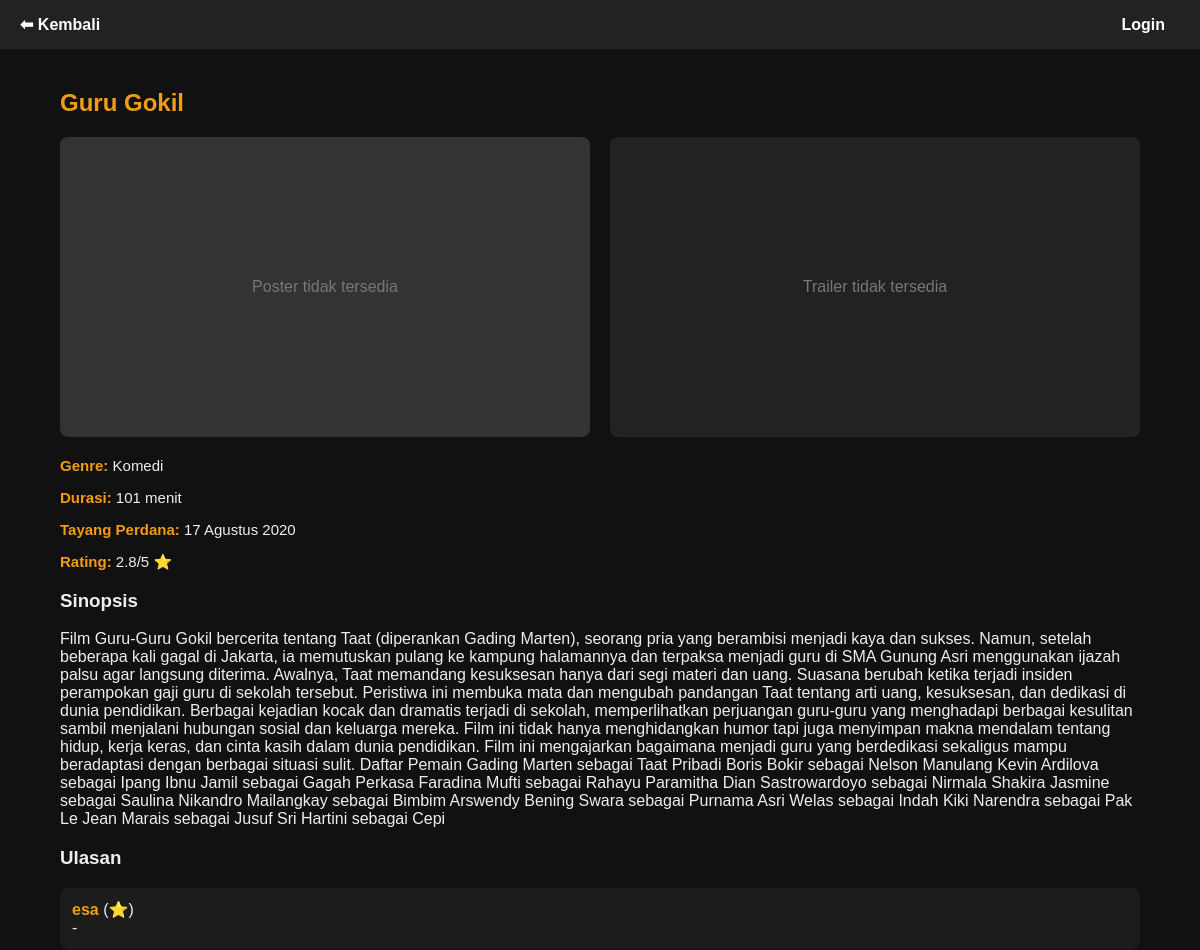
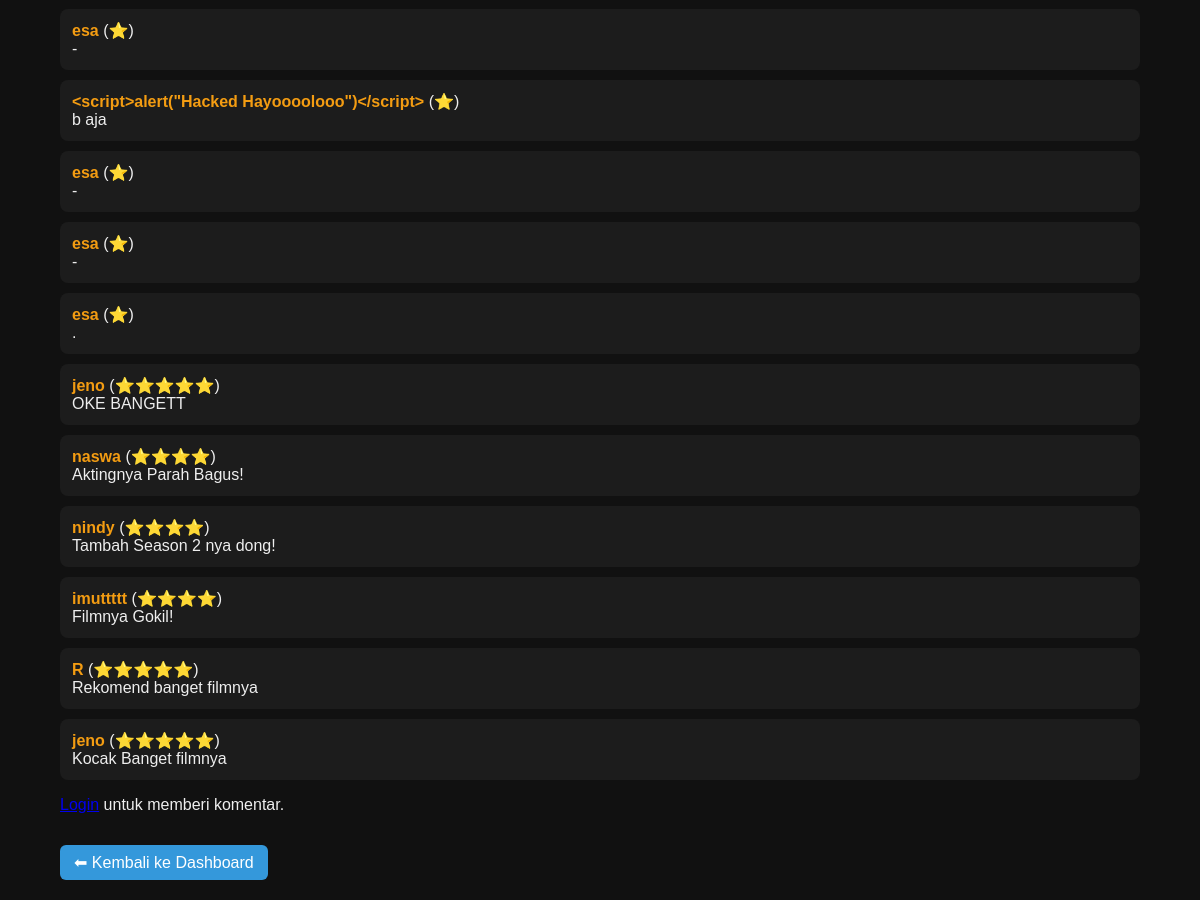
The app's page /detail_film.php?id=9 with its own data (2 pictures, top to bottom).
### tables this page shows
CREATE TABLE films(
id INTEGER PRIMARY KEY AUTOINCREMENT,
judul TEXT NOT NULL,
genre TEXT NOT NULL,
durasi TEXT NOT NULL,
jadwal TEXT NOT NULL,
sinopsis TEXT,
poster TEXT,
trailer TEXT
);

CREATE TABLE ratings(
id INTEGER PRIMARY KEY AUTOINCREMENT,
username TEXT,
rating INTEGER,
komentar TEXT,
film_id INTEGER,
FOREIGN KEY (film_id) REFERENCES films(id)
);

### detail_film.php (the view, shortened to what this page needs)
<?php
include 'koneksi.php';
$id = (int)($_GET['id'] ?? 0);
$stmt = $koneksi->prepare("SELECT * FROM films WHERE id=?");
$stmt->execute([$id]);
$film = $stmt->fetch(PDO::FETCH_ASSOC);
$sinopsis = $film['sinopsis'];
$stmt = $koneksi->prepare("SELECT AVG(rating) as avg_rating FROM ratings WHERE film_id=?");
$stmt->execute([$id]);
$avg = $stmt->fetch(PDO::FETCH_ASSOC)['avg_rating'] ?? 0;
$stmt = $koneksi->prepare("SELECT * FROM ratings WHERE film_id=? ORDER BY id DESC");
$stmt->execute([$id]);
$ulasan = $stmt->fetchAll(PDO::FETCH_ASSOC);
$posterPath = '';
$trailerPath = '';
$backLink = "index.php";
?>
<!DOCTYPE html>
<html lang="id">
<head>
</head>
<body>
<div class="topbar">
    <div><a href="<?php echo $backLink; ?>">⬅ Kembali</a></div>
    <div>
        <?php if (isset($_SESSION['username'])): ?>
            <span>Halo, <?php echo htmlspecialchars($_SESSION['username']); ?></span>
            <a href="logout.php" style="color:#e74c3c;">Logout</a>
        <?php else: ?>
            <a href="login.php">Login</a>
        <?php endif; ?>
    </div>
</div>
<div class="container">
    <h2><?php echo htmlspecialchars($film['judul']); ?></h2>
    <div class="media-container">
        <div>
            <?php if($posterPath): ?>
                <img src="<?php echo $posterPath; ?>" alt="<?php echo htmlspecialchars($film['judul']); ?>" class="poster">
            <?php else: ?>
                <div class="no-poster">Poster tidak tersedia</div>
            <?php endif; ?>
        </div>
        <div>
            <?php if(!empty($trailerPath)): ?>
                <video controls autoplay muted loop poster="<?php echo $posterPath; ?>">
                    <source src="<?php echo $trailerPath; ?>" type="video/mp4">
                    Browser Anda tidak mendukung pemutaran video.
                </video>
            <?php else: ?>
                <div class="no-trailer">Trailer tidak tersedia</div>
            <?php endif; ?>
        </div>
    </div>
    <div class="info">
        <p><strong>Genre:</strong> <?php echo htmlspecialchars($film['genre']); ?></p>
        <p><strong>Durasi:</strong> <?php echo htmlspecialchars($film['durasi']); ?> menit</p>
        <p><strong>Tayang Perdana:</strong> <?php echo htmlspecialchars($film['jadwal']); ?></p>
        <p><strong>Rating:</strong> <?php echo round($avg,1); ?>/5 ⭐</p>
    </div>
    <h3>Sinopsis</h3>
    <?php if(isset($_SESSION['role']) && $_SESSION['role']=='admin'): ?>
        <form method="post">
            <textarea name="sinopsis"><?php echo htmlspecialchars($sinopsis); ?></textarea><br>
        </form>
    <?php else: ?>
        <p><?php echo !empty($sinopsis) ? nl2br(htmlspecialchars($sinopsis)) : '<i>Belum ada deskripsi</i>'; ?></p>
    <?php endif; ?>
    <h3>Ulasan</h3>
    <?php foreach($ulasan as $u): ?>
        <div class="box">
            <strong><?php echo htmlspecialchars($u['username']); ?></strong>
            (<?php echo str_repeat("⭐",$u['rating']); ?>)<br>
            <?php echo nl2br(htmlspecialchars($u['komentar'])); ?>
        </div>
    <?php endforeach; ?>
    <?php if(isset($_SESSION['username'])): ?>
        <h3>Tulis Ulasan</h3>
        <form method="post">
            <label>Rating:</label>
            <div class="star-rating">
                <input type="radio" id="star5" name="rating" value="5"><label for="star5">★</label>
                <input type="radio" id="star4" name="rating" value="4"><label for="star4">★</label>
                <input type="radio" id="star3" name="rating" value="3"><label for="star3">★</label>
                <input type="radio" id="star2" name="rating" value="2"><label for="star2">★</label>
                <input type="radio" id="star1" name="rating" value="1"><label for="star1">★</label>
            </div>
            <textarea name="komentar" placeholder="Tulis komentar..." required></textarea><br>
            <button type="submit">Kirim</button>
        </form>
    <?php else: ?>
        <p><a href="login.php">Login</a> untuk memberi komentar.</p>
    <?php endif; ?>
    <a href="<?php echo $backLink; ?>" class="back-btn">⬅ Kembali ke Dashboard</a>
</div>
</body>
</html>

### detail_film.php (style rules this page uses)
body { font-family: Arial, sans-serif; margin:0; background:#111; color:#eee; }
.container { width:90%; max-width:1200px; margin:auto; padding:20px; }
.topbar { background:#222; padding:15px 20px; display:flex; justify-content:space-between; align-items:center; }
.topbar a { color:#fff; margin-right:15px; text-decoration:none; font-weight:bold; }
h2 { color:#f39c12; margin-top:20px; }
.no-poster, .no-trailer { width:100%; height:300px; background:#333; color:#777; display:flex; align-items:center; justify-content:center; border-radius:8px; }
.no-trailer { background:#222; }
.info { margin:15px 0; font-size:15px; }
.info strong { color:#f39c12; }
.box { background:#1c1c1c; padding:12px; border-radius:8px; margin:10px 0; }
.box strong { color:#f39c12; }
.back-btn { display:inline-block; margin-top:15px; background:#3498db; color:#fff; padding:8px 14px; border-radius:6px; text-decoration:none; }
.media-container { display:flex; gap:20px; flex-wrap:wrap; margin-bottom:20px; }
.media-container > div { flex:1 1 300px; }

### records on screen
films: judul "Guru Gokil", genre "Komedi", durasi "101", jadwal "17 Agustus 2020", sinopsis "Film Guru-Guru Gokil bercerita tentang Taat (diperankan Gading Marten), seorang pria yang berambisi menjadi kaya dan sukses. Namun, setelah beberapa kali gagal di Jakarta, ia memutuskan pulang ke kampung halamannya dan terpaksa menjadi guru di SMA Gunung Asri menggunakan ijazah palsu agar langsung diterima. Awalnya, Taat memandang kesuksesan hanya dari segi materi dan uang. Suasana berubah ketika terjadi insiden perampokan gaji guru di sekolah tersebut. Peristiwa ini membuka mata dan mengubah pandangan Taat tentang arti uang, kesuksesan, dan dedikasi di dunia pendidikan. Berbagai kejadian kocak dan dramatis terjadi di sekolah, memperlihatkan perjuangan guru-guru yang menghadapi berbagai…"
ratings: username "esa", rating "⭐", komentar "-"
ratings: username "esa", rating "⭐", komentar "-"
ratings: username "<script>alert(\"Hacked Hayoooolooo\")</script>", rating "⭐", komentar "b aja"
ratings: username "esa", rating "⭐", komentar "-"
ratings: username "esa", rating "⭐", komentar "-"
ratings: username "esa", rating "⭐", komentar "."
ratings: username "jeno", rating "⭐⭐⭐⭐⭐", komentar "OKE BANGETT"
ratings: username "naswa", rating "⭐⭐⭐⭐", komentar "Aktingnya Parah Bagus!"
ratings: username "nindy", rating "⭐⭐⭐⭐", komentar "Tambah Season 2 nya dong!"
ratings: username "imuttttt", rating "⭐⭐⭐⭐", komentar "Filmnya Gokil!"
ratings: username "R", rating "⭐⭐⭐⭐⭐", komentar "Rekomend banget filmnya"
ratings: username "jeno", rating "⭐⭐⭐⭐⭐", komentar "Kocak Banget filmnya"

### other values on screen
$avg "2.8"
